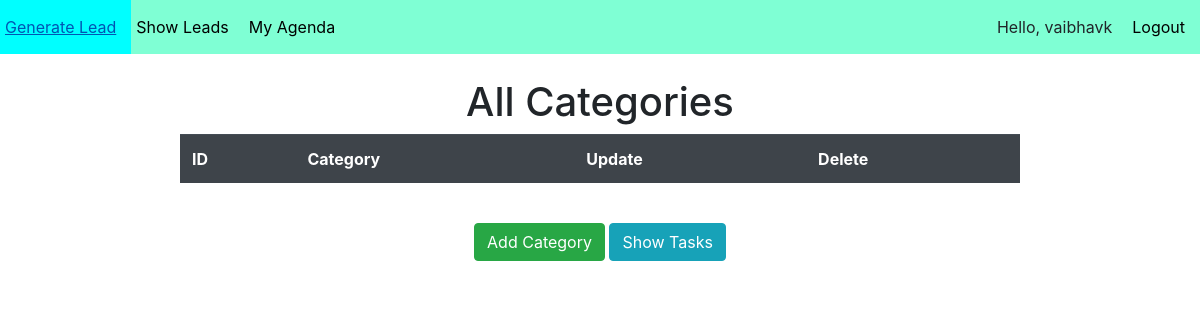
/to-do/show-category/ (signed in), run on an earlier commit of the app's database.
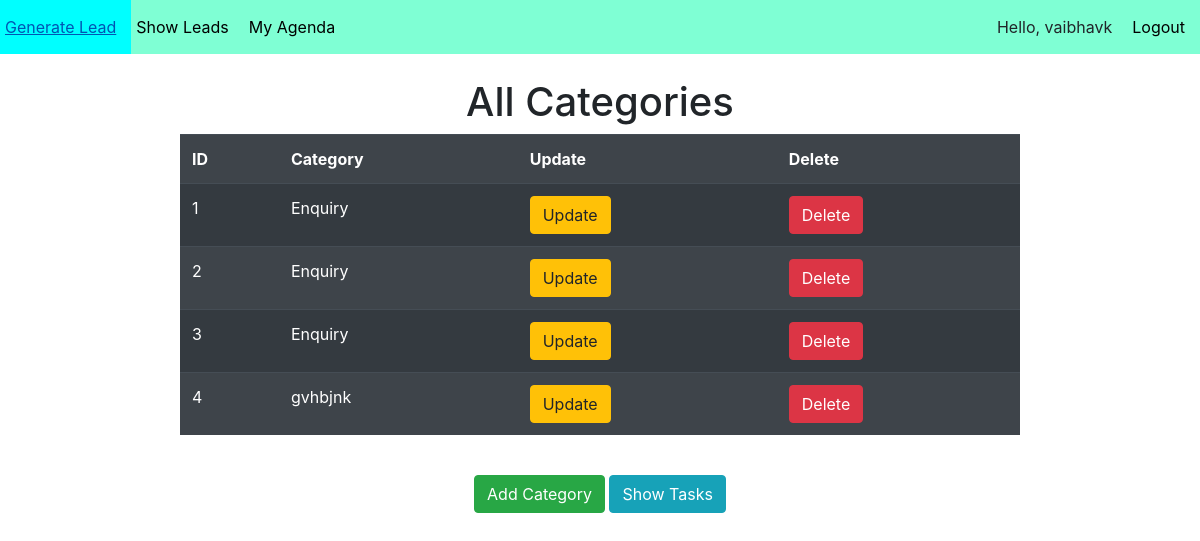
And on a later commit of the database.
### ToDoApp/models.py (models this page shows, shortened)
class Category(models.Model):
    category_name = models.CharField(max_length=32)

### ToDoApp/views.py (the view)
# urls.py: path('show-category/',views.CategoryListView.as_view(),name='show_category'),
class CategoryListView(LoginRequiredMixin,ListView):
    model = Category

### templates/ToDoApp/category_list.html (shortened to what this page needs)
{% extends 'layout.html' %}
{% block content %}
    <h1 style="text-align: center;">All Categories</h1>
    <table class="table table-dark table-striped" style="width: 70%; margin-left: auto;margin-right: auto;">
        <tr>
            <th>ID</th>
            <th>Category</th>
            <th>Update</th>
            <th>Delete</th>
        </tr>
        {% for cat in object_list %}
            <tr>
                <td>{{cat.id}}</td>
                <td>{{cat.category_name}}</td>
                <td>
                    <a href="{% url 'update_category' cat.id %}">
                        <button class="btn btn-warning">Update</button>
                    </a>
                </td>
                <td>
                    <a href="{% url 'delete_category' cat.id %}">
                        <button class="btn btn-danger">Delete</button>
                    </a>
                </td>
            </tr>
        {% endfor %}
    </table>
    <br>
    <div style="text-align: center;">
        <a href="{% url 'add_category' %}">
            <button class="btn btn-success">Add Category</button>
        </a>
        <a href="{% url 'show_task' %}">
            <button class="btn btn-info">Show Tasks</button>
        </a>
    </div>
{% endblock %}

### templates/layout.html (shortened to what this page needs)
<!DOCTYPE html>
{% load static %}
<html lang="en">
<head>
    <link rel="stylesheet" href="https://cdn.jsdelivr.net/npm/bootstrap@4.6.1/dist/css/bootstrap.min.css">
    <link rel="stylesheet" href="{% static 'myStyle.css' %}">
</head>
<body>
    <ul class="mynavbar">
        <li><a href="{% url 'generate_lead' %}">Generate Lead</a></li>
        <li><a href="{% url 'show_leads' %}">Show Leads</a></li>
        <li><a href="{% url 'show_task' %}">My Agenda</a></li>
        <span class="authlinks">
            {% if user.is_authenticated %}
                <li><a>Hello, {{user.username}}</a></li>
                <li><a href="{% url 'logout' %}">Logout</a></li>
            {% else %}
                <li><a href="{% url 'register' %}">Register</a></li>
                <li><a href="{% url 'login' %}">Login</a></li>
            {% endif %}
        </span>
    </ul>
    <br>
    {% block content %}{% endblock %}
</body>
</html>

What changed in the data, as far as the page shows it:
added Category: id "1", category_name "Enquiry"
added Category: id "2", category_name "Enquiry"
added Category: id "3", category_name "Enquiry"
added Category: id "4", category_name "gvhbjnk"
